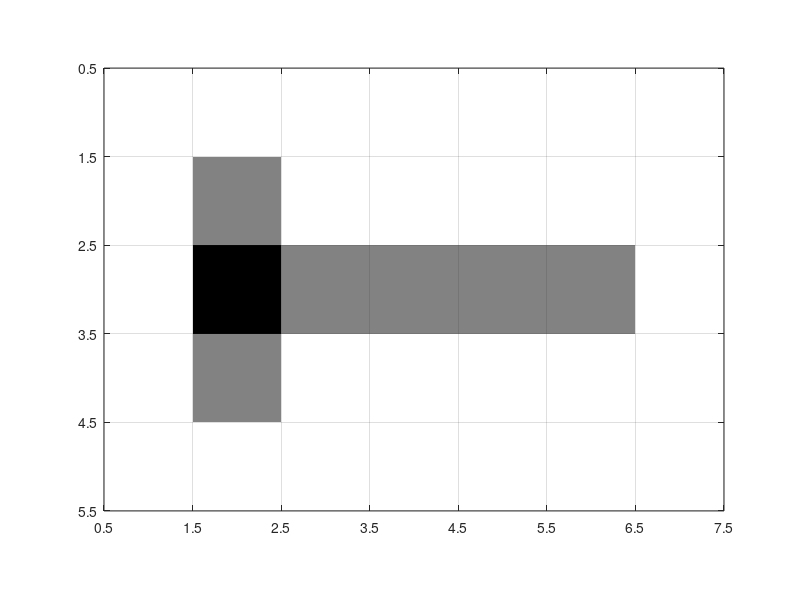
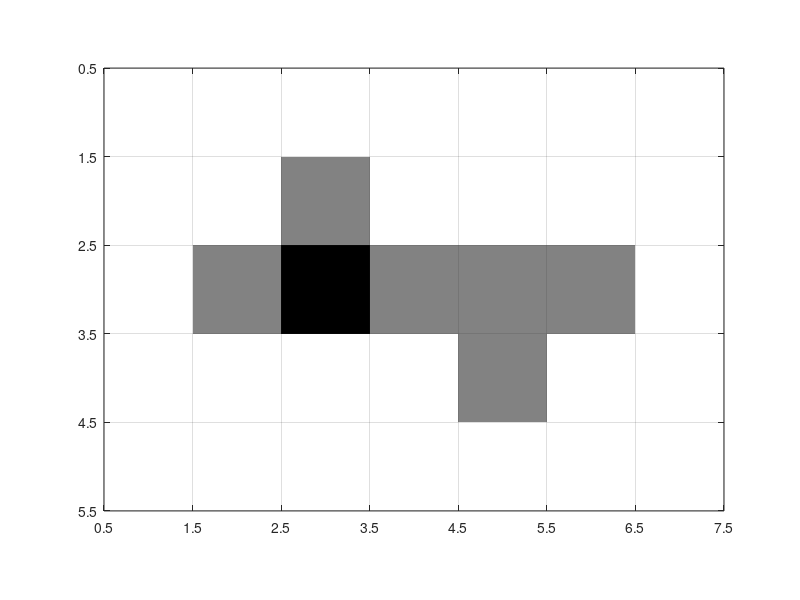
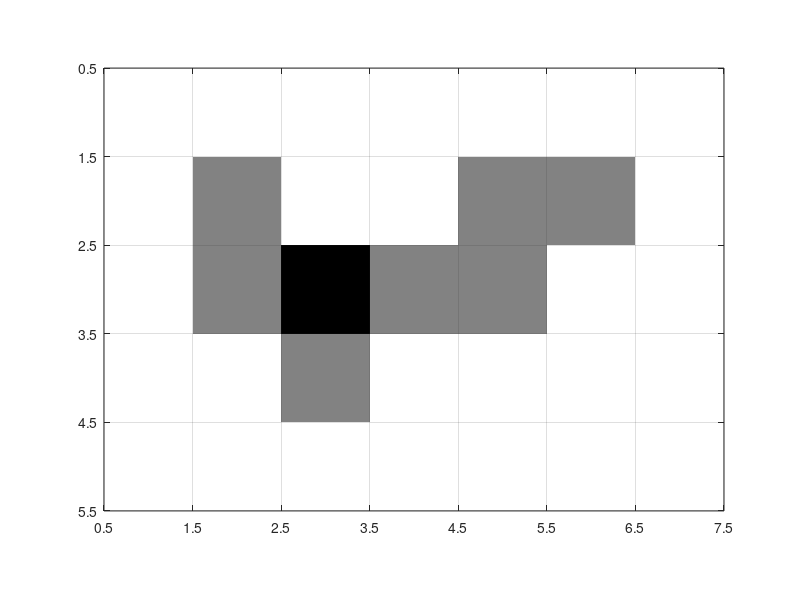
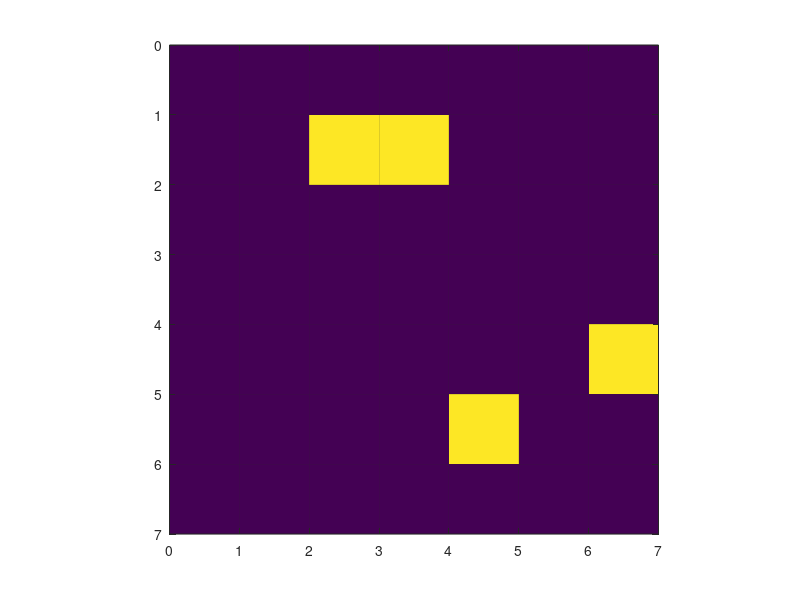

Here is the MATLAB script that generated these plots, in order:
%also not a folder
%% visual representation of neurons
close all
clear
clc
%easy
easyNeuron=ones(5,7);
easyNeuron([7,9,13,18,23,28])=.5; easyNeuron(8)=0;
imagesc(easyNeuron); colormap gray; pbaspect([7 5 1]);
set(gca,'xtick',linspace(0.5,7.5,8),'ytick',linspace(0.5,5.5,6));
set(gca,'xgrid','on','ygrid','on','gridlinestyle','-');

%medium
medNeuron=ones(5,7);
medNeuron([8,12,18,23,24,28])=.5; medNeuron(13)=0;
figure; imagesc(medNeuron); colormap gray; pbaspect([7 5 1]);
set(gca,'xtick',linspace(0.5,7.5,8),'ytick',linspace(0.5,5.5,6));
set(gca,'xgrid','on','ygrid','on','gridlinestyle','-');

%hard
hardNeuron=ones(5,7);
hardNeuron([7,8,14,18,22,23,27])=.5; hardNeuron(13)=0;
figure; imagesc(hardNeuron); colormap gray; pbaspect([7 5 1]);
set(gca,'xtick',linspace(0.5,7.5,8),'ytick',linspace(0.5,5.5,6));
set(gca,'xgrid','on','ygrid','on','gridlinestyle','-');

%% Grid/neuron overlay construction

%easy 7x7 grid
nx=7; ny=7;
easyGrid=ones(nx,ny);
eShapeN = easyNeuron(2:4,2:6);
sizeN=size(eShapeN);
sizeG=size(easyGrid);
posVert=sizeG(1)-sizeN(1);
posHorz=sizeG(2)-sizeN(2);

vertShift=randi([0,posVert],1);
horzShift=randi([0,posHorz],1);

easyGrid((vertShift+[1:sizeN(1)]),(horzShift+[1:sizeN(2)]))=eShapeN;

nonAH=find(easyGrid == 1);
ehints=nonAH(randi([1,length(nonAH)],1,4));

easyGridDisp=zeros(nx,ny);
easyGridDisp(ehints)=easyGrid(ehints);

eXLabel=cell(1,(nx+1));
for i=1:(nx+1)
    eXLabel{i}=num2str(i-1);
end

eYLabel=cell(1,(ny+1));
for i=1:(ny+1)
    eYLabel{i}=num2str(i-1);
end

figure; imagesc(easyGridDisp)
pbaspect([nx ny 1]);
set(gca,'xtick',linspace(0.5,nx+0.5,nx+1),'ytick',linspace(0.5,ny+0.5,ny+1));
set(gca,'XTickLabel',eXLabel,'YTickLabel',eYLabel);
set(gca,'xgrid','on','ygrid','on','gridlinestyle','-');

%med 13x13 grid
nx=13; ny=13;
medGrid=ones(nx,ny);
mShapeN = medNeuron(2:4,2:6);
sizeN=size(mShapeN);
sizeG=size(medGrid);
posVert=sizeG(1)-sizeN(1);
posHorz=sizeG(2)-sizeN(2);

vertShift=randi([0,posVert],1);
horzShift=randi([0,posHorz],1);

medGrid((vertShift+[1:sizeN(1)]),(horzShift+[1:sizeN(2)]))=mShapeN;

nonNeuron=find(medGrid == 1);
mhints=nonNeuron(randi([1,length(nonAH)],1,4));

medGridDisp=zeros(nx,ny);
medGridDisp(mhints)=medGrid(mhints);

mXLabel=cell(1,(nx+1));
for i=1:(nx+1)
    mXLabel{i}=num2str(i-1);
end

mYLabel=cell(1,(ny+1));
for i=1:(ny+1)
    mYLabel{i}=num2str(i-1);
end

figure; imagesc(medGridDisp)
pbaspect([nx ny 1]);
set(gca,'xtick',linspace(0.5,nx+0.5,nx+1),'ytick',linspace(0.5,ny+0.5,ny+1));
set(gca,'XTickLabel',mXLabel,'YTickLabel',mYLabel);
set(gca,'xgrid','on','ygrid','on','gridlinestyle','-');

%hard 17x17 grid
nx=17; ny=17;
hardGrid=ones(nx,ny);
hShapeN = hardNeuron(2:4,2:6);
sizeN=size(hShapeN);
sizeG=size(hardGrid);
hposVert=sizeG(1)-sizeN(1);
hposHorz=sizeG(2)-sizeN(2);

hvertShift=randi([0,hposVert],1);
hhorzShift=randi([0,hposHorz],1);

hardGrid((hvertShift+[1:sizeN(1)]),(hhorzShift+[1:sizeN(2)]))=hShapeN;

nonNeuron=find(hardGrid == 1);
hhints=nonNeuron(randi([1,length(nonNeuron)],1,2));

hardGridDisp=zeros(nx,ny);
hardGridDisp(hhints)=hardGrid(hhints);

hXLabel=cell(1,(nx+1));
for i=1:(nx+1)
    hXLabel{i}=num2str(i-1);
end

hYLabel=cell(1,(ny+1));
for i=1:(ny+1)
    hYLabel{i}=num2str(i-1);
end

figure; imagesc(hardGridDisp)
pbaspect([nx ny 1]);
set(gca,'xtick',linspace(0.5,nx+0.5,nx+1),'ytick',linspace(0.5,ny+0.5,ny+1));
set(gca,'XTickLabel',hXLabel,'YTickLabel',hYLabel);
set(gca,'xgrid','on','ygrid','on','gridlinestyle','-');
